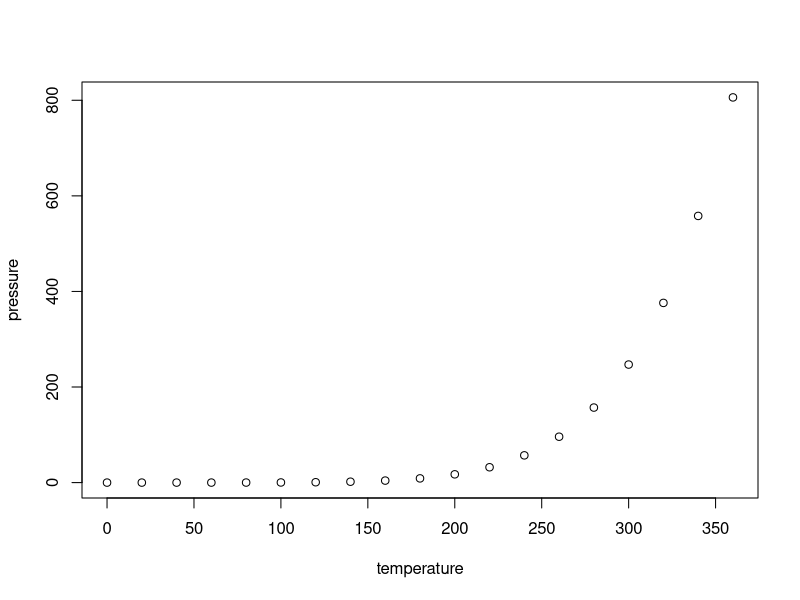
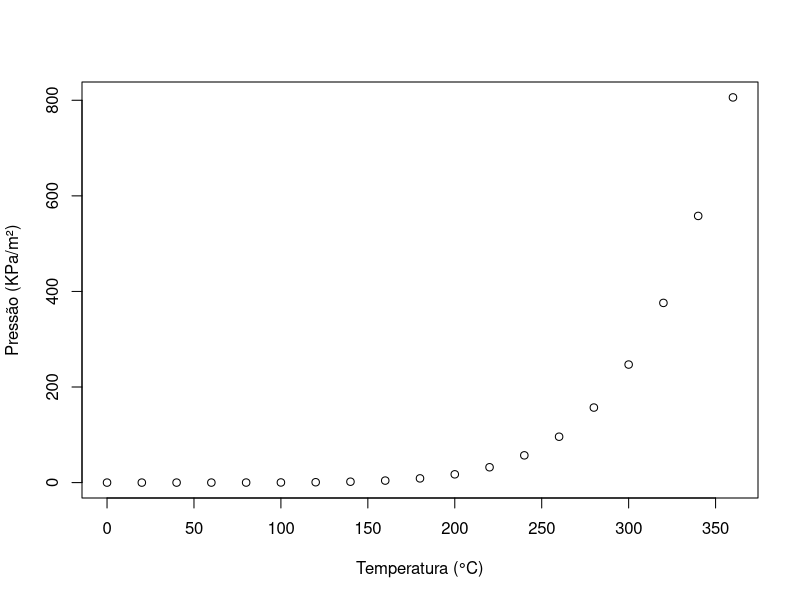

Source code (R) for these figures, in order:
## ---- chunk 1
knitr::opts_chunk$set(echo = TRUE)
## ---- chunk 2
summary(cars)
## ---- chunk 3
plot(pressure)
## ---- chunk 4
plot(pressure, xlab = "Temperatura (°C)", ylab = "Pressão (KPa/m²)")
## ---- chunk 5
knitr::kable(head(cars),
             caption = "Top six rows of cars dataset")
